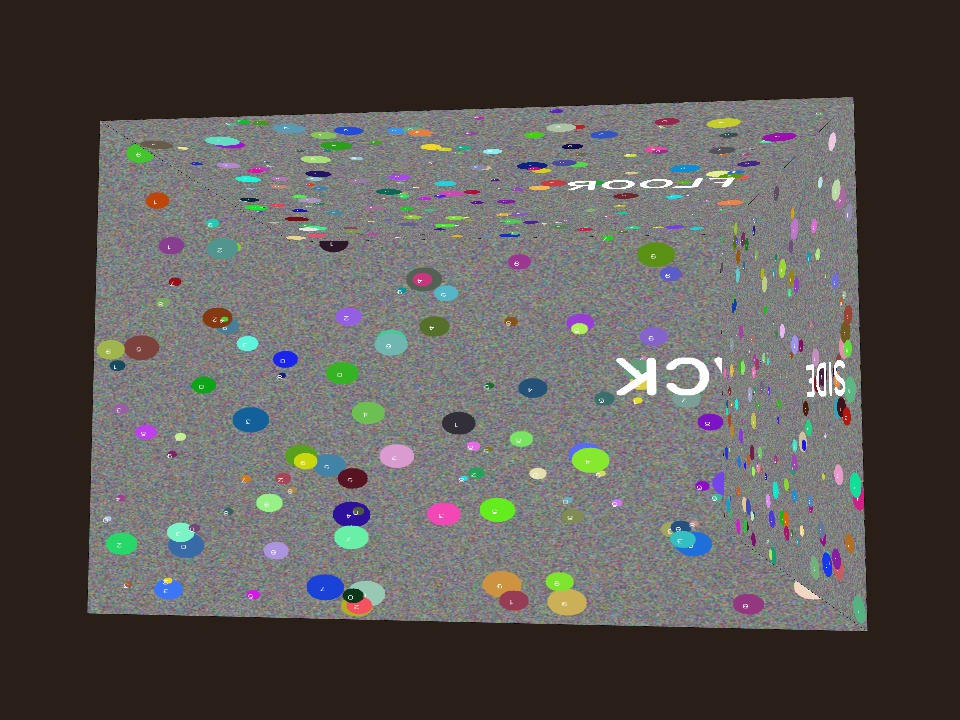
#> input picture services/ai-worker/tests/fixtures/multiview-room/view-000.jpg, 960 x 720 px
$ python validate_manual_photo.py --source ../tests/fixtures/multiview-room/view-000.jpg --result-dir out --output out.png
#> lines starting #> are read from the running program, lines starting #| are printed output that depends on the picture; after the words box and inside, x2 and y2 are one past the last pixel; in counts of white or black regions, pixels touching at a corner belong together; pictures that were not available may be replaced by others from this repository, and a replacement may not be noted
"""Validate saved manual photo edits without regenerating or modifying images."""
from __future__ import annotations

import argparse
import hashlib
import json
from pathlib import Path

import numpy as np
from PIL import Image, ImageOps


def validate(source: Path, directory: Path) -> dict:
    with Image.open(source) as image:
#> image is the input picture: PIL image 960x720 RGB; mean R, G, B 89.9, 86.2, 83.2
        original = np.asarray(ImageOps.exif_transpose(image).convert("RGB"))
    with Image.open(directory / "original.png") as image:
        saved = np.asarray(image.convert("RGB"))
    with Image.open(directory / "simulation.png") as image:
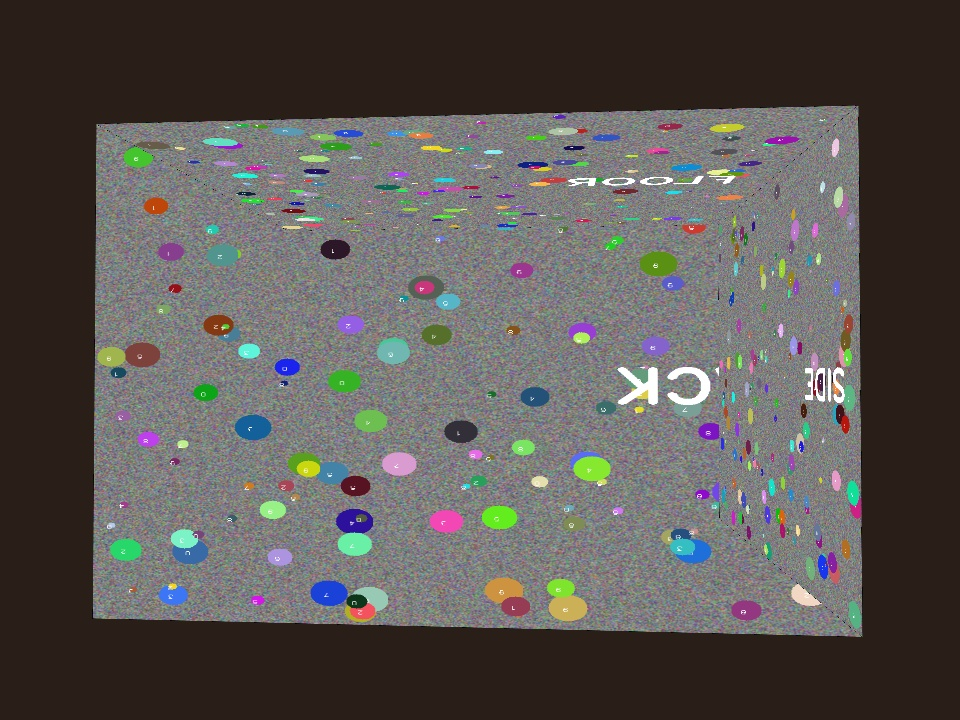
#> input picture services/ai-worker/tests/fixtures/multiview-room/view-001.jpg, 960 x 720 px, given in place of simulation.png, which was not available
#> image is the input picture: PIL image 960x720 RGB; mean R, G, B 89.8, 86, 83
        edited = np.asarray(image.convert("RGB"))
    with Image.open(directory / "mask.png") as image:
        mask = np.asarray(image.convert("L")) > 0
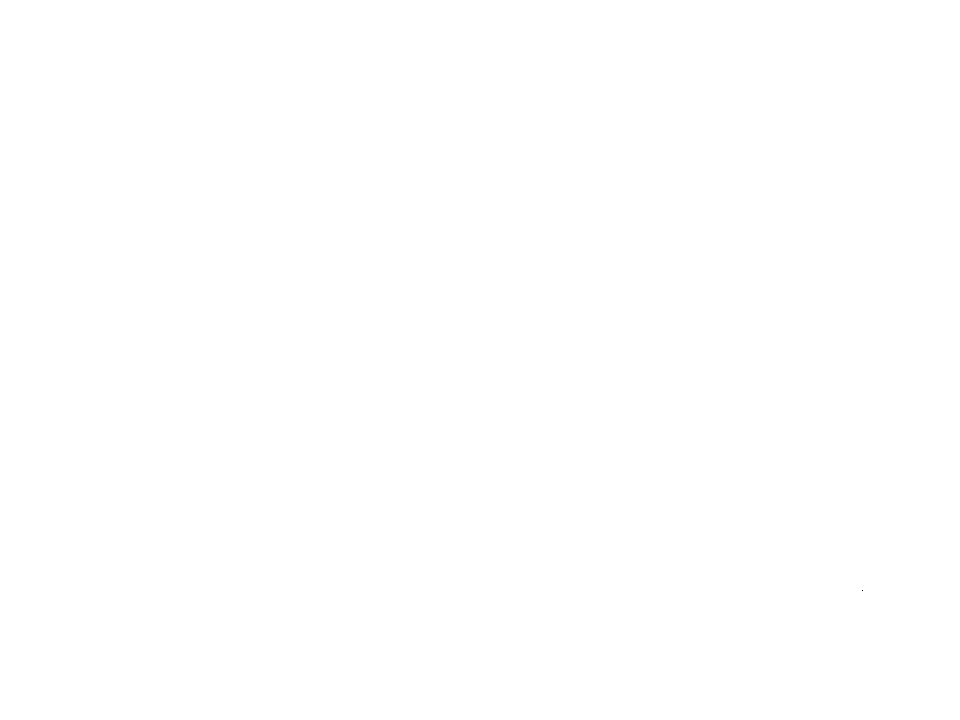
#> mask: shape (720, 960) bool; 100% white; black in thin lines or dots, all inside (x1, y1, x2, y2) = (862, 590, 863, 591)
    if original.shape != edited.shape or original.shape != saved.shape or mask.shape != original.shape[:2]:
        raise ValueError("Source, mask and result dimensions differ.")
    changed = np.any(original != edited, axis=2)
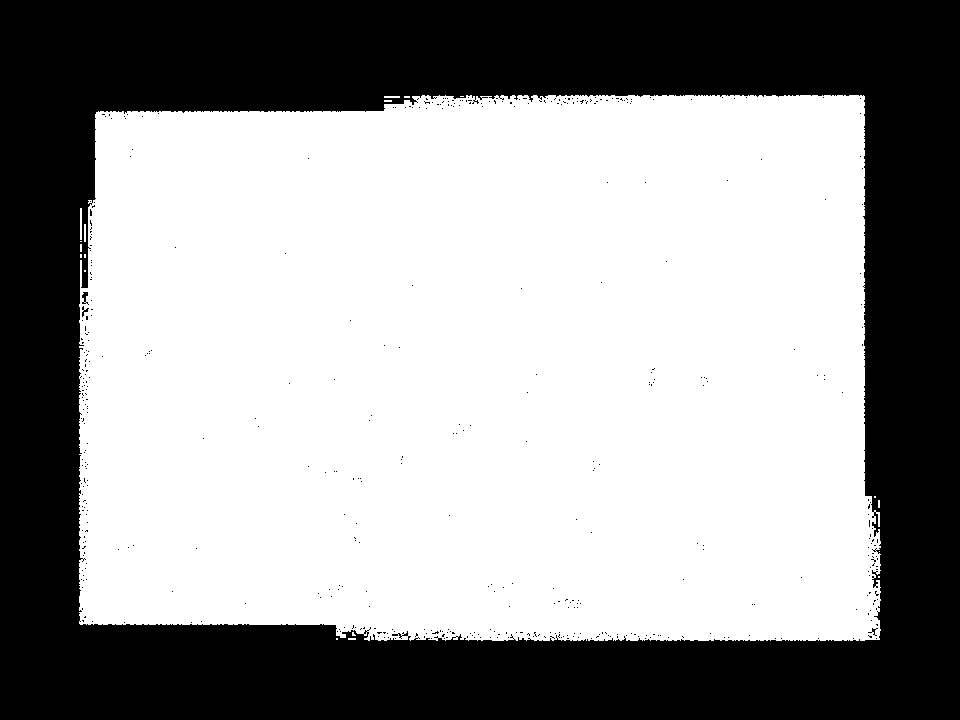
#> changed: shape (720, 960) bool; 60.4% white; 467 black regions (463 under 20 px), largest, box (x1, y1, x2, y2) and area: (0, 0, 960, 720) 272901, (82, 292, 89, 305) 46, (82, 306, 89, 317) 29, (868, 628, 878, 636) 23
#> (the run stopped early here; a loop or call above may not have finished)
